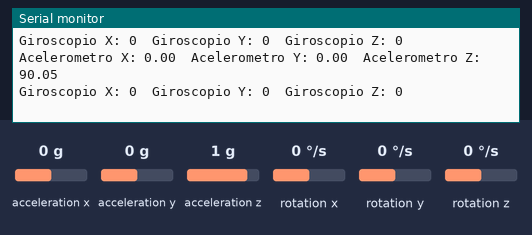
A program run on a simulated ESP32. On the bench: the last lines printed to the serial monitor. The inputs (shaded band) are chosen by the test bench; at power-on: acceleration z 1 g, acceleration x 0 g, acceleration y 0 g, rotation x 0 °/s, rotation y 0 °/s, rotation z 0 °/s.

Above: at 1.2 s.
1.3 s: acceleration z set to 0 g
At 1.31 s:
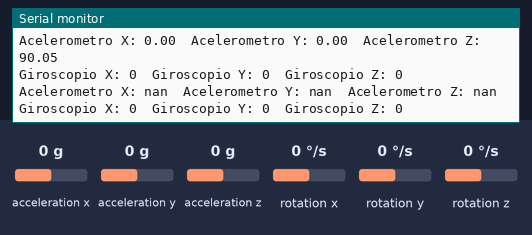
2.9 s: acceleration x set to -1.4 g
At 2.91 s:
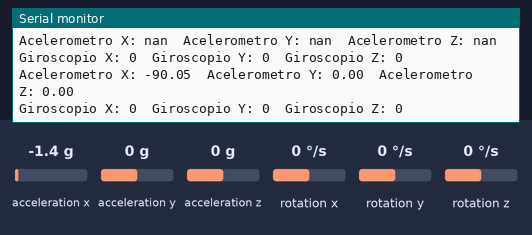
4.4 s: acceleration y set to -1.4 g
At 4.41 s:
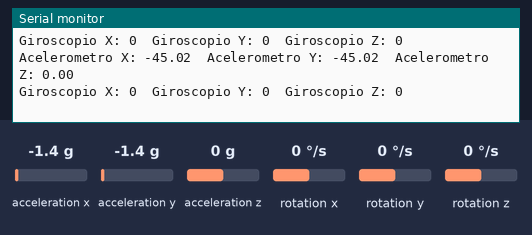
5.9 s: rotation x set to -192 °/s
At 5.91 s:
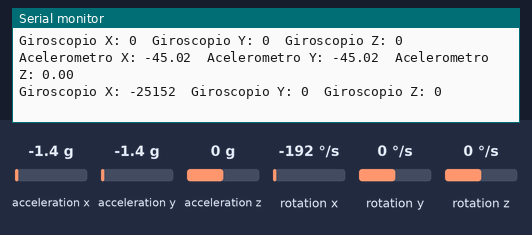
7.4 s: rotation y set to -192 °/s
At 8.01 s:
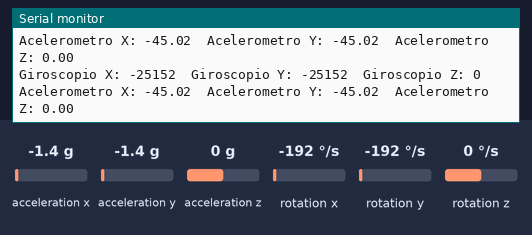
Timing chart, 0 to 9.9 s (numbered marks = the images above; inputs shaded):
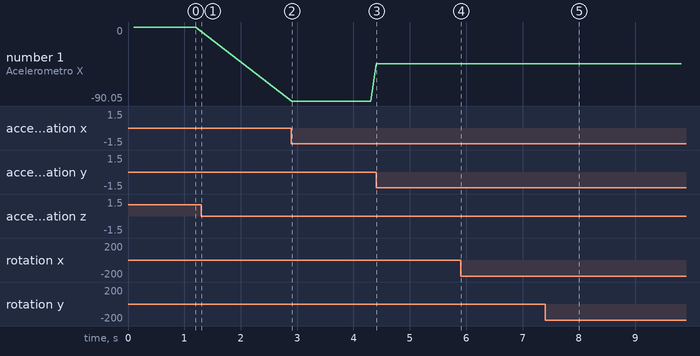

Measured:
- after the input at 1.3 s, the serial monitor: prints a new line at once (image 1)
- after the input at 2.9 s, the serial monitor: prints a new line at once (image 2)
- after the input at 4.4 s, the serial monitor: prints a new line at once (image 3)
- after the input at 5.9 s, the serial monitor: prints a new line at once (image 4)
- after the input at 7.4 s, the serial monitor: prints a new line at once (image 5)
- plotted number 1: 0 → -90.05 after the input at 2.9 s, -90.05 → -45.02 after the input at 4.4 s

The program:

main.cpp
```cpp
#include <Arduino.h>
#include <Wire.h>
#include <MPU6050.h>


MPU6050 mpu;
int16_t acelX = 0, acelY = 0, acelZ=0;
int16_t gyroscopeX = 0, gyroscopeY = 0, gyroscopeZ=0;
float last_gyroscopeX = 0, last_gyroscopeY = 0, last_gyroscopeZ=0;

unsigned long lastTime =0, simpleTime = 100;
long preview_time, dt;

void setup() {
  Serial.begin(115200);
  Wire.begin();
  mpu.initialize();
  while(!mpu.testConnection()){
    Serial.print('.');
     delay(500);
  }
}

void loop() {

  if(millis()-lastTime>=simpleTime){

      lastTime = millis();


      // read aceleration
      mpu.getAcceleration(&acelX, &acelY, &acelZ);

      // Calculate angle of inclination
      float aceel_anng_X = atan(acelX/sqrt(pow(acelY,2) + pow(acelZ,2))) *(180.0/3.14);
      float aceel_anng_Y = atan(acelY/sqrt(pow(acelX,2) + pow(acelZ,2))) *(180.0/3.14);
      float aceel_anng_Z = atan(acelZ/sqrt(pow(acelX,2) + pow(acelY,2))) *(180.0/3.14);

      // show angles
      Serial.print("Acelerometro X: ");
      Serial.print(aceel_anng_X);
      Serial.print("  Acelerometro Y: ");
      Serial.print(aceel_anng_Y);
      Serial.print("  Acelerometro Z: ");
      Serial.println(aceel_anng_Z);

      //Read angular speed
      mpu.getRotation(&gyroscopeX, &gyroscopeY, &gyroscopeZ );

      dt = millis()-preview_time;
      preview_time = millis();

      // Claculation angle of rotation
      float girosc_ang_X= (gyroscopeX/131)*(dt/1000.0) + last_gyroscopeX;
      float girosc_ang_Y= (gyroscopeY/131)*(dt/1000.0) + last_gyroscopeY;
      float girosc_ang_Z= (gyroscopeZ/131)*(dt/1000.0) + last_gyroscopeZ;

      last_gyroscopeX = girosc_ang_X;
      last_gyroscopeY = girosc_ang_Y;
      last_gyroscopeZ = girosc_ang_Z;
      // show angles
       Serial.print("Giroscopio X: ");
      Serial.print(gyroscopeX);
      Serial.print("  Giroscopio Y: ");
      Serial.print(gyroscopeY);
      Serial.print("  Giroscopio Z: ");
      Serial.println(gyroscopeZ);


  }


}
```
